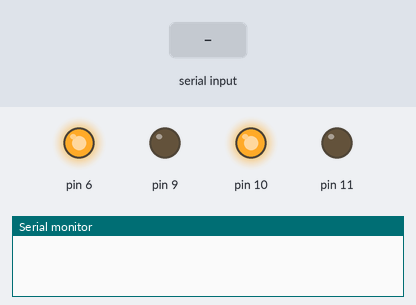
A sketch run on a simulated Arduino Uno, built with avr-gcc and run on an emulated ATmega328P. Shown: output pins drawn as LEDs (lit = HIGH), the last lines printed to the serial monitor. Inputs (shaded band) come from the test bench.

Above: at 1.2 s.
1.3 s: "11\n" received over Serial
At 2.1 s:
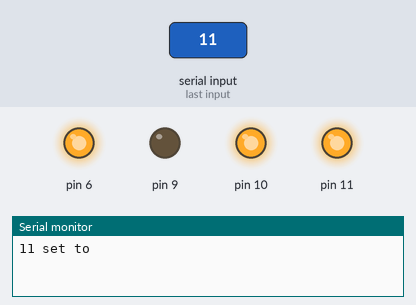
2.8 s: "9\n" received over Serial
At 3.2 s:
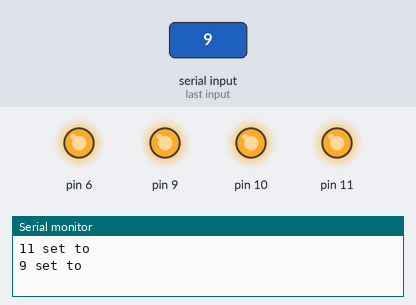
4.3 s: "11\n" received over Serial
At 5.5 s:
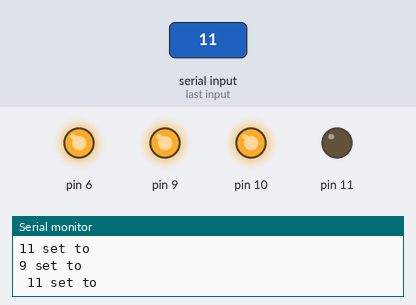
Timing chart, 0 to 7.3 s (numbered marks = the images above; inputs shaded):
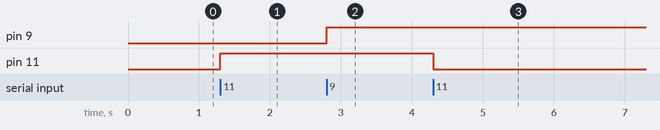

Measured:
- after the input at 1.3 s, pin 11: LOW → HIGH at once
- after the input at 2.8 s, pin 9: LOW → HIGH at once
- after the input at 4.3 s, pin 11: HIGH → LOW at once

The sketch:

sketch_jul31a.ino
```cpp
void setup() {
  // put your setup code here, to run once:

  Serial.begin(9600);

  pinMode(11,OUTPUT);
  pinMode(10,OUTPUT);
  pinMode(9,OUTPUT);
  pinMode(6,OUTPUT);

  digitalWrite(11,LOW);
  digitalWrite(10,HIGH);
  digitalWrite(9,LOW);
  digitalWrite(6,HIGH);
}

String mess;
bool pinStatus[4] = { false, false, false, false };

void loop() {
  if(Serial.available() > 0) {
    mess = Serial.readStringUntil('\n');
    if(mess == "11"){
        pinStatus[0] = !pinStatus[0];
        digitalWrite(11,pinStatus[0]);
        Serial.println(" 11 set to " +  pinStatus[0]);
    }
    else if(mess == "10"){
        pinStatus[1] = !pinStatus[1];
        digitalWrite(10,pinStatus[1]);
        Serial.println(" 10 set to " +  pinStatus[1]);
    }
    else if(mess == "9"){
        pinStatus[2] = !pinStatus[2];
        digitalWrite(9,pinStatus[2]);
        Serial.println(" 9 set to " +  pinStatus[2]);
    }
    else if(mess == "6"){
        pinStatus[3] = !pinStatus[3];
        digitalWrite(6,pinStatus[3]);
        Serial.println(" 6 set to " +  pinStatus[3]);
    }
  }

}
```
